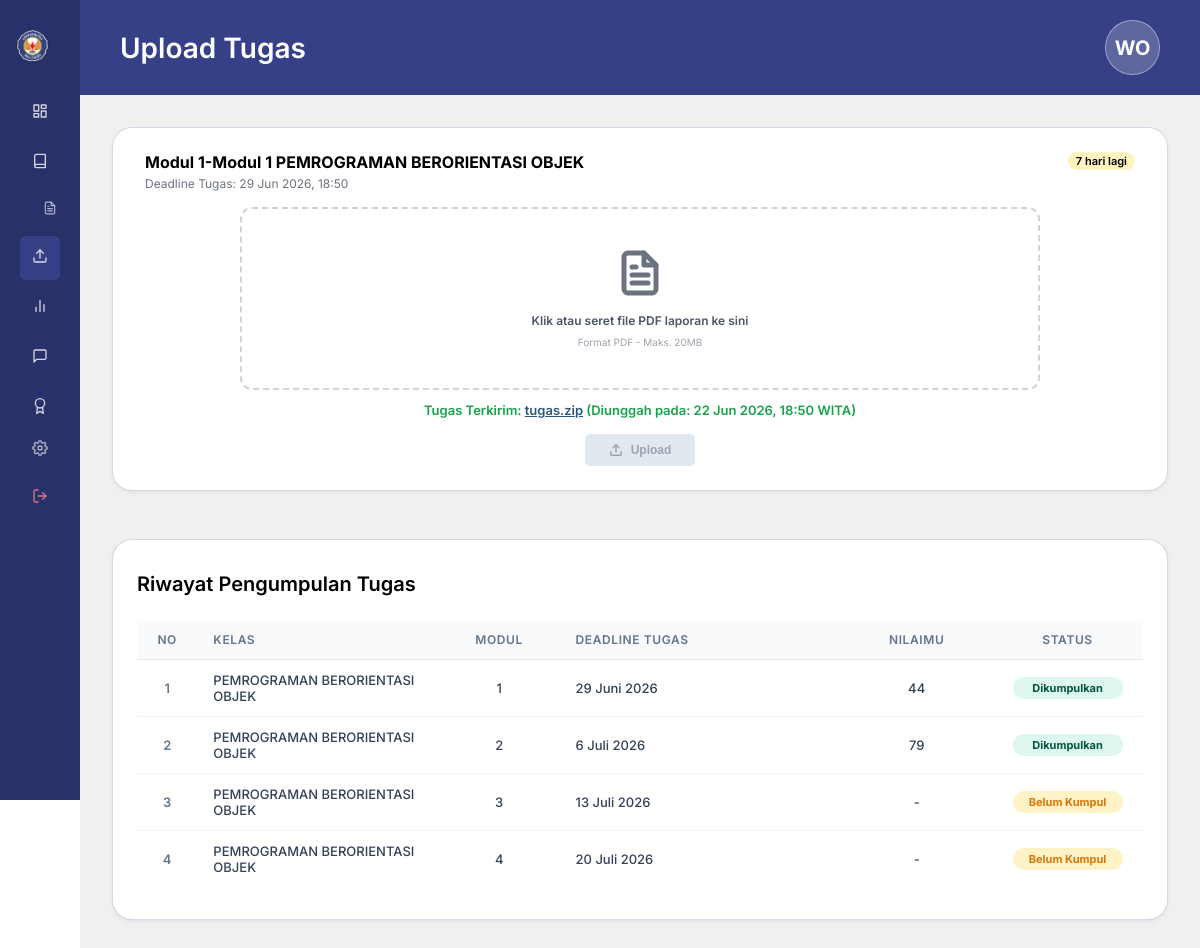
The page /public/index.php?action=upload_tugas (signed in) on the database its author committed.
### tables this page shows
CREATE TABLE Tabel_Modul (
    ID_Modul INT AUTO_INCREMENT PRIMARY KEY,
    Judul_Modul VARCHAR(255) NOT NULL,
    File_Materi VARCHAR(255) NOT NULL
);

CREATE TABLE Tabel_Tugas (
    ID_Tugas INT AUTO_INCREMENT PRIMARY KEY,
    ID_Modul INT NOT NULL,
    Instruksi_Tugas TEXT NOT NULL,
    Deadline_Upload DATETIME NOT NULL,
    CONSTRAINT FK_Tugas_Modul FOREIGN KEY (ID_Modul) 
        REFERENCES Tabel_Modul(ID_Modul) 
        ON DELETE CASCADE 
        ON UPDATE CASCADE
);

CREATE TABLE Tabel_Nilai (
    ID_Nilai INT AUTO_INCREMENT PRIMARY KEY,
    ID_Pengumpulan INT NOT NULL,
    ID_Asisten INT NOT NULL,
    Nilai_Angka DECIMAL(5,2) NOT NULL,
    Feedback TEXT DEFAULT NULL,
    Status_Tugas ENUM('Selesai', 'Sanggah', 'Revisi') NOT NULL,
    Alasan_Sanggah TEXT DEFAULT NULL,
    Tanggapan_Sanggah TEXT DEFAULT NULL,
    CONSTRAINT FK_Nilai_Pengumpulan FOREIGN KEY (ID_Pengumpulan) 
        REFERENCES Tabel_Pengumpulan(ID_Pengumpulan) 
        ON DELETE CASCADE 
        ON UPDATE CASCADE,
     
     
    CONSTRAINT FK_Nilai_Asisten FOREIGN KEY (ID_Asisten) 
        REFERENCES Tabel_User(ID_User) 
        ON DELETE RESTRICT 
        ON UPDATE CASCADE
);

CREATE TABLE Tabel_Pengumpulan (
    ID_Pengumpulan INT AUTO_INCREMENT PRIMARY KEY,
    ID_Tugas INT NOT NULL,
    ID_User INT NOT NULL,
    File_Tugas VARCHAR(255) NOT NULL,
    Waktu_Submit DATETIME NOT NULL,
    CONSTRAINT FK_Pengumpulan_Tugas FOREIGN KEY (ID_Tugas) 
        REFERENCES Tabel_Tugas(ID_Tugas) 
        ON DELETE CASCADE 
        ON UPDATE CASCADE,
    CONSTRAINT FK_Pengumpulan_User FOREIGN KEY (ID_User) 
        REFERENCES Tabel_User(ID_User) 
        ON DELETE CASCADE 
        ON UPDATE CASCADE
);

CREATE TABLE Tabel_Kelompok (
    ID_Kelompok INT AUTO_INCREMENT PRIMARY KEY,
    Nama_Kelompok VARCHAR(100) NOT NULL,
    ID_Kelas INT NOT NULL,
    CONSTRAINT FK_Kelompok_Kelas FOREIGN KEY (ID_Kelas) 
        REFERENCES Tabel_Kelas(ID_Kelas) 
        ON DELETE CASCADE 
        ON UPDATE CASCADE
);

CREATE TABLE Tabel_Kelas (
    ID_Kelas INT AUTO_INCREMENT PRIMARY KEY,
    Nama_Kelas VARCHAR(100) NOT NULL,
    Jadwal VARCHAR(50) DEFAULT NULL,
    Token_Kelas VARCHAR(10) NULL
);

### app/Views/upload_tugas.php (the view, shortened to what the rows shown need)
<!DOCTYPE html>
<html lang="id">
<head>
    <link rel="stylesheet" href="/rpl/public/assets/css/style.css">
</head>
<body>
<div class="dashboard-container">
    <main class="main-workspace">
        <header class="workspace-navbar">
            <h2 class="navbar-title">Upload Tugas</h2>
        </header>
        <div class="workspace-content">
            <?php
            $activeTugasItem = null;
            $activeTugasIndex = -1;
            $months = [
                'January' => 'Januari', 'February' => 'Februari', 'March' => 'Maret',
                'April' => 'April', 'May' => 'Mei', 'June' => 'Juni',
                'July' => 'Juli', 'August' => 'Agustus', 'September' => 'September',
                'October' => 'Oktober', 'November' => 'November', 'December' => 'Desember'
            ];
            $monthsShort = [
                'January' => 'Jan', 'February' => 'Feb', 'March' => 'Mar',
                'April' => 'Apr', 'May' => 'Mei', 'June' => 'Jun',
                'July' => 'Jul', 'August' => 'Agu', 'September' => 'Sep',
                'October' => 'Okt', 'November' => 'Nov', 'December' => 'Des'
            ];
            foreach ($tasksData as $index => $item) {
                $tugas = $item['tugas'];
                $deadlinePassed = time() > strtotime($tugas['Deadline_Upload']);
                if (!$deadlinePassed && $activeTugasItem === null) {
                    $activeTugasItem = $item;
                    $activeTugasIndex = $index;
                }
            }
            $isMahasiswa = ($_SESSION['active_role'] ?? 'Mahasiswa') === 'Mahasiswa';
            ?>
            <?php if ($isMahasiswa): ?>
                <?php if ($activeTugasItem):
                    $activeTugas = $activeTugasItem['tugas'];
                    $activeSub = $activeTugasItem['submission'];
                    $engMonth = date('F', strtotime($activeTugas['Deadline_Upload']));
                    $indShortMonth = $monthsShort[$engMonth] ?? date('M', strtotime($activeTugas['Deadline_Upload']));
                    $formattedActiveDeadline = date('j', strtotime($activeTugas['Deadline_Upload'])) . ' ' . $indShortMonth . ' ' . date('Y', strtotime($activeTugas['Deadline_Upload'])) . ', ' . date('H:i', strtotime($activeTugas['Deadline_Upload']));
                    $badgeText = "";
                    $timeDiff = strtotime($activeTugas['Deadline_Upload']) - time();
                    if ($timeDiff > 0) {
                        $daysLeft = ceil($timeDiff / 86400);
                        if ($daysLeft > 1) {
                            $badgeText = "$daysLeft hari lagi";
                        }
                    }
                ?>
                <section class="upload-card" style="margin-bottom: 24px;">
                    <div class="upload-card-header">
                        <div class="upload-card-title-block">
                            <span class="upload-card-title">Modul <?= $activeTugasIndex + 1 ?>-<?= htmlspecialchars($activeTugas['Judul_Modul']) ?></span>
                            <span class="upload-card-subtitle">Deadline Tugas: <?= $formattedActiveDeadline ?></span>
                        </div>
                        <?php if (!empty($badgeText)): ?>
                            <span class="badge-yellow"><?= $badgeText ?></span>
                        <?php endif; ?>
                    </div>
                    <form id="inlineUploadForm" action="/rpl/public/index.php?action=submit_tugas" method="POST" enctype="multipart/form-data">
                        <div class="upload-drag-area" id="inlineDragArea" onclick="triggerInlineFileSelect()">
                            <span class="upload-icon">
                            </span>
                            <span class="upload-text-primary">Klik atau seret file PDF laporan ke sini</span>
                            <span class="upload-text-secondary">Format PDF - Maks. 20MB</span>
                        </div>
                        <?php if ($activeSub): ?>
                            <div style="margin-top: 12px; font-size: 13px; color: #16A34A; font-weight: 600;">
                                Tugas Terkirim: <a href="/rpl/public/index.php?action=view_tugas&file=<?= urlencode($activeSub['File_Tugas']) ?>" target="_blank" style="color: #2B577F; text-decoration: underline;"><?= htmlspecialchars($activeSub['File_Tugas']) ?></a> (Diunggah pada: <?= date('d M Y, H:i', strtotime($activeSub['Waktu_Submit'])) ?> WITA)
                            </div>
                        <?php endif; ?>
                        <button type="submit" class="btn-submit-upload" id="btnSubmitInlineUpload" disabled>
                            Upload
                        </button>
                    </form>
                </section>
                <?php else: ?>
                <section class="upload-card" style="margin-bottom: 24px;">
                    <p style="text-align: center; color: #9B9B9B; font-weight: 600; padding: 32px; margin: 0;">Tidak ada modul tugas aktif yang memerlukan pengumpulan saat ini.</p>
                </section>
                <?php endif; ?>
            <?php endif; ?>
            <section class="riwayat-card">
                <?php if (empty($tasksData)): ?>
                    <p style="text-align: center; color: #9B9B9B; font-weight: 600; padding: 32px; margin: 0;">Belum ada riwayat pengumpulan tugas.</p>
                <?php else: ?>
                    <div class="riwayat-table-wrapper">
                        <table class="riwayat-table">
                            <thead>
                                <tr>
                                    <th style="width: 6%; text-align: center;">No</th>
                                    <th style="width: 24%;">Kelas</th>
                                    <th style="width: 12%; text-align: center;">Modul</th>
                                    <th style="width: 28%;">Deadline Tugas</th>
                                    <th style="width: 15%; text-align: center;">Nilaimu</th>
                                    <th style="width: 15%; text-align: center;">Status</th>
                                </tr>
                            </thead>
                            <tbody>
                                <?php foreach ($tasksData as $index => $item):
                                    $tugas = $item['tugas'];
                                    $sub = $item['submission'];
                                    $statusClass = 'status-tidak-kumpul';
                                    $statusText = 'Tidak Kumpul';
                                    $scoreText = '-';
                                    if ($sub) {
                                        $statusClass = 'status-dikumpulkan';
                                        $statusText = 'Dikumpulkan';
                                        if (!empty($sub['Nilai_Angka'])) {
                                            $scoreText = round($sub['Nilai_Angka']);
                                        }
                                    } else {
                                        $deadlinePassed = time() > strtotime($tugas['Deadline_Upload']);
                                        if (!$deadlinePassed) {
                                            $statusClass = 'status-pending';
                                            $statusText = 'Belum Kumpul';
                                        }
                                    }
                                    $engMonth = date('F', strtotime($tugas['Deadline_Upload']));
                                    $indMonth = $months[$engMonth] ?? $engMonth;
                                    $formattedDeadline = date('j', strtotime($tugas['Deadline_Upload'])) . ' ' . $indMonth . ' ' . date('Y', strtotime($tugas['Deadline_Upload']));
                                    $className = (is_array($classInfo) && isset($classInfo['Nama_Kelas'])) ? $classInfo['Nama_Kelas'] : 'Pemrograman Web';
                                ?>
                                    <tr>
                                        <td style="text-align: center; color: #64748B; font-weight: 600;"><?= $index + 1 ?></td>
                                        <td><?= htmlspecialchars($className) ?></td>
                                        <td style="text-align: center;"><?= $index + 1 ?></td>
                                        <td><?= $formattedDeadline ?></td>
                                        <td class="grade-value" style="text-align: center;"><?= $scoreText ?></td>
                                        <td style="text-align: center;"><span class="status-badge-pill <?= $statusClass ?>"><?= $statusText ?></span></td>
                                    </tr>
                                <?php endforeach; ?>
                            </tbody>
                        </table>
                    </div>
                <?php endif; ?>
            </section>
        </div>
    </main>
</div>
</body>
</html>

### rows shown on the page
tabel_modul: Judul_Modul "Modul 1 PEMROGRAMAN BERORIENTASI OBJEK"
tabel_tugas: Deadline_Upload "29 Jun 2026, 18:50", Deadline_Upload "7 hari lagi", Deadline_Upload "29 Juni 2026"
tabel_nilai: ID_Pengumpulan.File_Tugas "tugas.zip", ID_Pengumpulan.Waktu_Submit "22 Jun 2026, 18:50", Nilai_Angka "44"
tabel_kelompok: ID_Kelas.Nama_Kelas "PEMROGRAMAN BERORIENTASI OBJEK"
tabel_tugas: Deadline_Upload "6 Juli 2026"
tabel_nilai: Nilai_Angka "79"
tabel_tugas: Deadline_Upload "13 Juli 2026", scoreText "-", Deadline_Upload "Belum Kumpul"
tabel_kelas: Nama_Kelas "PEMROGRAMAN BERORIENTASI OBJEK"
tabel_tugas: Deadline_Upload "20 Juli 2026", scoreText "-", Deadline_Upload "Belum Kumpul"

### other values the page prints
$initials "WO"
$activeTugasIndex + 1 "1"
$statusText "Dikumpulkan"
